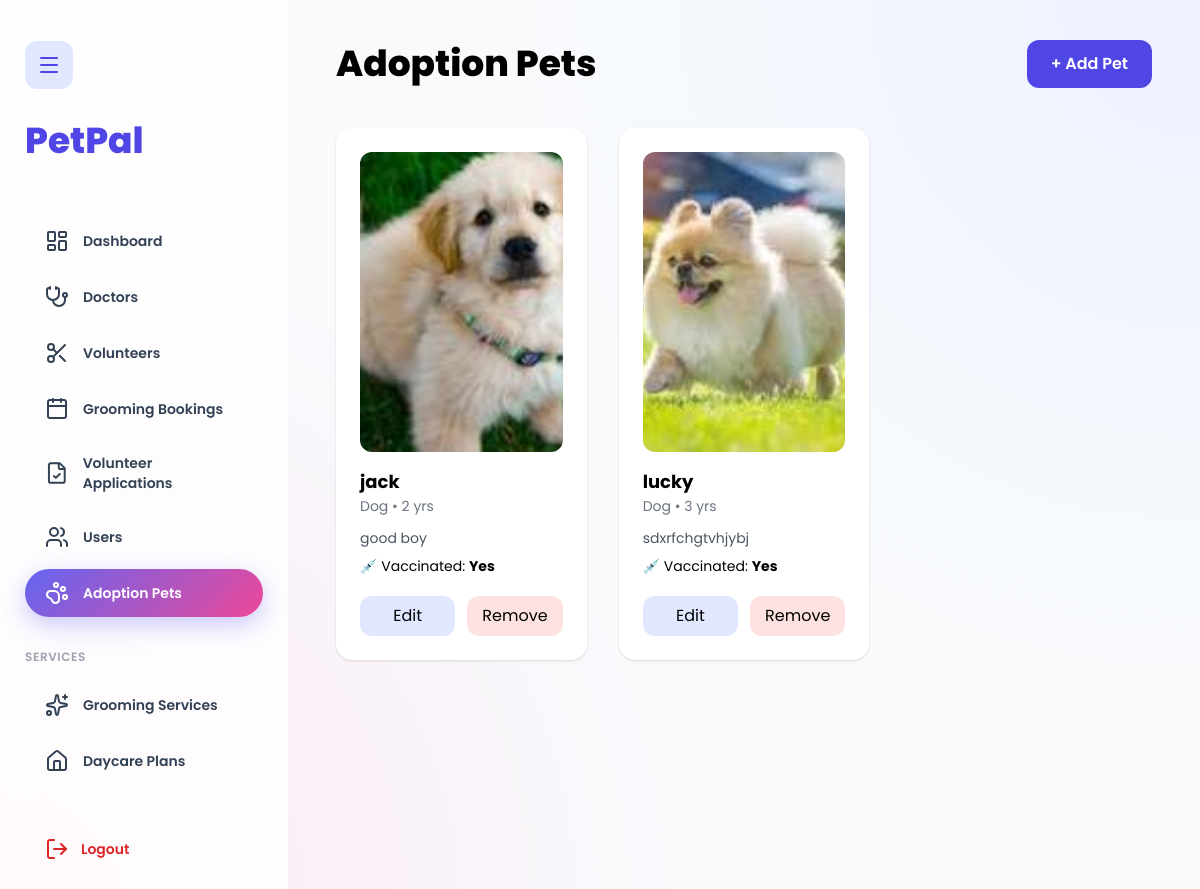
The app's page /petadmin/adoption/pets/ (signed in) with its own data.
### petapp/models.py (models this page shows, shortened)
class Pet(models.Model):
    STATUS_CHOICES = [
        ("available", "Available"),
        ("adopted", "Adopted"),
        ("hidden", "Hidden"),
    ]
    name = models.CharField(max_length=100)
    pet_type = models.CharField(max_length=100)
    age = models.PositiveIntegerField()
    description = models.TextField()
    image = models.ImageField(upload_to='pet_images/', blank=True, null=True)
    vaccinated = models.BooleanField(default=True)
    status = models.CharField(max_length=20, choices=STATUS_CHOICES, default="available")

### Petadmin/views.py (the view)
# urls.py: path("adoption/pets/", views.adoptionPetsAdmin, name="adoptionPetsAdmin"),
def adoptionPetsAdmin(request):
    if "admin_id" not in request.session:
        return redirect("petadmin:loginAdmin")
    pets = Pet.objects.all()
    return render(request, "petadmin/adoptionPetsAdmin.html", {"pets": pets})

### templates/Petadmin/adoptionpetsAdmin.html
{% extends "petadmin/baseAdmin.html" %}
{% block content %}
<div class="flex justify-between items-center mb-10">
  <h1 class="text-4xl font-extrabold">Adoption Pets</h1>
  <a href="{% url 'petadmin:addPetAdmin' %}"
     class="px-6 py-3 rounded-xl bg-indigo-600 text-white font-semibold">
     + Add Pet
  </a>
</div>
<div class="grid md:grid-cols-3 gap-8">
{% for pet in pets %}
<div class="bg-white p-6 rounded-2xl shadow hover:shadow-lg transition">
  <img src="{{ pet.image.url }}" style="height: 300px; width: 100%; object-fit: cover;"
       class="w-full h-48 object-cover rounded-xl mb-4">
  <h3 class="font-bold text-lg">{{ pet.name }}</h3>
  <p class="text-sm text-gray-500">{{ pet.pet_type }} • {{ pet.age }} yrs</p>
  <p class="text-sm text-gray-600 mt-3">
    {{ pet.description|truncatechars:80 }}
  </p>
  <p class="text-sm mt-2">
    💉 Vaccinated:
    <strong>{{ pet.vaccinated|yesno:"Yes,No" }}</strong>
  </p>
  <div class="flex gap-3 mt-5">
    <a href="{% url 'petadmin:editPetAdmin' pet.id %}"
       class="flex-1 text-center py-2 bg-indigo-100 rounded-xl">
      Edit
    </a>
    <a href="{% url 'petadmin:deletePetAdmin' pet.id %}"
       onclick="return confirm('Remove this pet?')"
       class="flex-1 text-center py-2 bg-red-100 rounded-xl">
      Remove
    </a>
  </div>
</div>
{% empty %}
<p>No adoption pets available.</p>
{% endfor %}
</div>
{% endblock %}

### templates/Petadmin/baseadmin.html (style rules this page uses)
body { font-family:"Poppins",sans-serif; background: radial-gradient(circle at top right,#eef2ff,transparent 45%), radial-gradient(circle at bottom left,#fde7f3,transparent 45%), #f8fafc; }

### records on screen
Pet: image (picture), name "jack", pet_type "Dog", age "2", description "good boy", vaccinated "Yes"
Pet: image (picture), name "lucky", pet_type "Dog", age "3", description "sdxrfchgtvhjybj", vaccinated "Yes"
